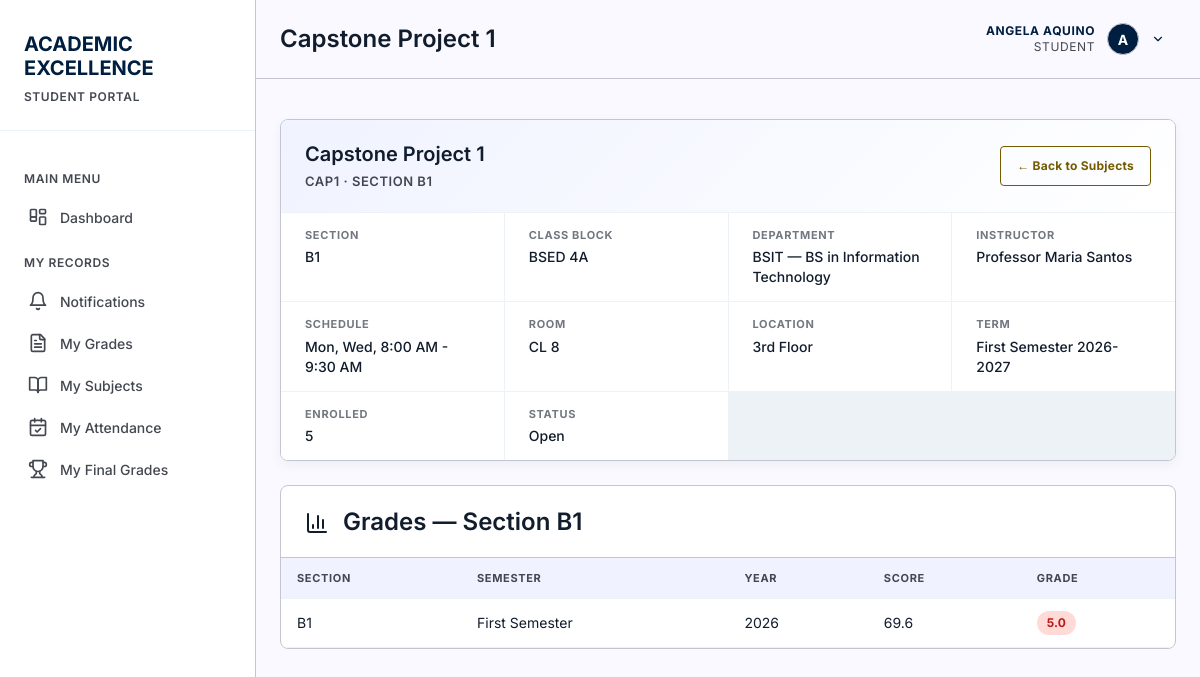
The app's page /pages/subject-detail.php?id=48&section=98 (signed in), older data.
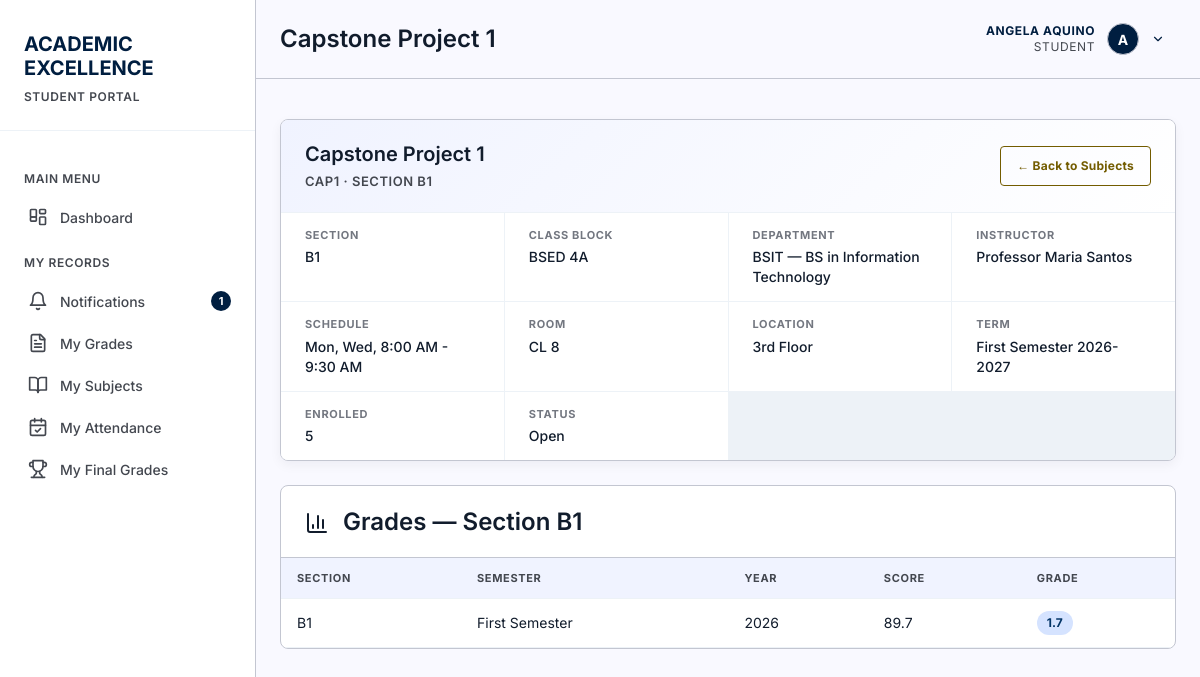
The same page, newer data.
### tables this page shows
CREATE TABLE grades (
        id INTEGER PRIMARY KEY AUTOINCREMENT,
        student_id INTEGER NOT NULL,
        subject_id INTEGER NOT NULL,
        semester TEXT NOT NULL,
        year INTEGER NOT NULL,
        score REAL,
        grade TEXT,
        created_at TIMESTAMP DEFAULT CURRENT_TIMESTAMP, section_id INTEGER REFERENCES course_sections(id) ON DELETE SET NULL, enrollment_id INTEGER REFERENCES enrollments(id) ON DELETE SET NULL, instructor_id INTEGER REFERENCES instructors(id) ON DELETE SET NULL, assessment_type TEXT NOT NULL DEFAULT 'Final', status TEXT NOT NULL DEFAULT 'Published' CHECK(status IN ('Draft', 'Published', 'Locked')), remarks TEXT, updated_at DATETIME,
        FOREIGN KEY (student_id) REFERENCES students(id) ON DELETE CASCADE,
        FOREIGN KEY (subject_id) REFERENCES subjects(id) ON DELETE CASCADE
    );

CREATE TABLE course_sections (
            id INTEGER PRIMARY KEY AUTOINCREMENT,
            subject_id INTEGER NOT NULL,
            instructor_id INTEGER NOT NULL,
            term_id INTEGER NOT NULL,
            section_code TEXT NOT NULL,
            room TEXT,
            schedule TEXT,
            capacity INTEGER CHECK(capacity IS NULL OR capacity > 0),
            status TEXT NOT NULL DEFAULT 'Open' CHECK(status IN ('Open', 'Closed', 'Completed', 'Cancelled')),
            created_at DATETIME NOT NULL DEFAULT CURRENT_TIMESTAMP,
            updated_at DATETIME NOT NULL DEFAULT CURRENT_TIMESTAMP, block_id INTEGER REFERENCES blocks(id) ON DELETE SET NULL,
            UNIQUE(subject_id, term_id, section_code),
            FOREIGN KEY (subject_id) REFERENCES subjects(id) ON DELETE RESTRICT,
            FOREIGN KEY (instructor_id) REFERENCES instructors(id) ON DELETE RESTRICT,
            FOREIGN KEY (term_id) REFERENCES academic_terms(id) ON DELETE RESTRICT
        );

### includes/functions.php (called while the page is built, shortened)
<?php
require_once __DIR__ . '/../config/database.php';
require_once __DIR__ . '/auth.php';
require_once __DIR__ . '/icons.php';
function gradeDescriptor($grade) {
    return [
        '1.00' => 'Excellent',
        '1.25' => 'Very Good',
        '1.50' => 'Very Good',
        '1.75' => 'Good',
        '2.00' => 'Good',
        '2.25' => 'Satisfactory',
        '2.50' => 'Satisfactory',
        '2.75' => 'Fairly Satisfactory',
        '3.00' => 'Fairly Satisfactory',
        '4.00' => 'Conditional',
        '5.00' => 'Failing'
    ][(string) $grade] ?? '';
}
function gradeBadgeClass($grade) {
    $g = (string) $grade;
    if ($g === '1.75' || $g === '2.00' || $g === '2.25') return 'grade-good';
    return 'grade-fail';
}
function formatGrade($grade) {
    $g = (float) $grade;
    return number_format(floor($g * 10) / 10, 1, '.', '');
}

### includes/auth.php (called while the page is built, shortened)
<?php
require_once __DIR__ . '/../config/database.php';
function currentUser() {
    static $user = false;
    if ($user === false) {
        $db = getDB();
        $stmt = $db->prepare("SELECT * FROM users WHERE id = :id AND is_active = 1");
        $stmt->execute([':id' => (int) $_SESSION['user_id']]);
        $user = $stmt->fetch() ?: null;
    }
    return $user;
}
function isLoggedIn() {
    return currentUser() !== null;
}
function requireLogin() {
    if (!isLoggedIn()) {
        header('Location: ' . baseUrl() . 'login.php');
        exit();
    }
}
function currentStudent() {
    $user = currentUser();
    static $student = false;
    if ($student === false) {
        $db = getDB();
        $stmt = $db->prepare("SELECT * FROM students WHERE user_id = :uid LIMIT 1");
        $stmt->execute([':uid' => $user['id']]);
        $student = $stmt->fetch() ?: null;
    }
    return $student;
}

### config/database.php (called while the page is built, shortened)
<?php
function getDB() {
    static $db = null;
    if ($db === null) {
        try {
            $db = new PDO('sqlite:' . DB_PATH);
            $db->setAttribute(PDO::ATTR_ERRMODE, PDO::ERRMODE_EXCEPTION);
            $db->setAttribute(PDO::ATTR_DEFAULT_FETCH_MODE, PDO::FETCH_ASSOC);
            $db->exec('PRAGMA foreign_keys = ON');
        } catch (PDOException $e) {
            die("Database connection failed: " . $e->getMessage());
        }
    }
    return $db;
}

### includes/notifications.php (called while the page is built, shortened)
<?php
require_once __DIR__ . '/functions.php';
function countUnreadNotifications(PDO $db, $studentId) {
    try {
        $stmt = $db->prepare("SELECT COUNT(*) FROM notifications WHERE student_id = :sid AND read_at IS NULL");
        $stmt->execute([':sid' => (int) $studentId]);
        return (int) $stmt->fetchColumn();
    } catch (Throwable $e) {
        return 0;
    }
}

### pages/subject-detail.php (the view, shortened to what the changed rows need)
<?php
require_once '../includes/functions.php';
requireLogin();
$db = getDB();
$user = currentUser();
$subjectId = intval($_GET['id'] ?? 0);
$sectionId = intval($_GET['section'] ?? 0);
$stmt = $db->prepare("
    SELECT s.*, d.department_code, d.department_name
    FROM subjects s
    LEFT JOIN departments d ON s.department_id = d.id
    WHERE s.id = :id
");
$stmt->bindValue(':id', $subjectId, PDO::PARAM_INT);
$stmt->execute();
$subject = $stmt->fetch();
$pageTitle = $subject['subject_name'];
$section = null;
if ($sectionId) {
    $stmt = $db->prepare("
        SELECT cs.*,
               i.first_name, i.last_name, i.title,
               t.term_name, t.academic_year,
               b.year_level, b.block_code, b.block_name,
               r.floor AS room_floor,
               (SELECT COUNT(*) FROM enrollments e WHERE e.section_id = cs.id AND e.status = 'Enrolled') AS enrolled_count
        FROM course_sections cs
        LEFT JOIN instructors i ON cs.instructor_id = i.id
        LEFT JOIN academic_terms t ON cs.term_id = t.id
        LEFT JOIN blocks b ON cs.block_id = b.id
        LEFT JOIN rooms r ON r.room_code = cs.room
        WHERE cs.id = :sid AND cs.subject_id = :subject_id
    ");
    $stmt->execute([':sid' => $sectionId, ':subject_id' => $subjectId]);
    $section = $stmt->fetch() ?: null;
}
$scopeSql = '';
if ($section) {
    $scopeSql .= ' AND g.section_id = :section_id';
}
if ($user['role'] === 'student') {
    $student = currentStudent();
    $stmt = $db->prepare("
        SELECT g.*, s.first_name, s.last_name, s.student_id as student_number, cs.section_code
        FROM grades g
        JOIN students s ON g.student_id = s.id
        LEFT JOIN course_sections cs ON g.section_id = cs.id
        WHERE g.subject_id = :subject_id AND g.student_id = :sid" . $scopeSql . "
        ORDER BY g.year DESC, g.semester DESC
    ");
    $stmt->bindValue(':subject_id', $subjectId, PDO::PARAM_INT);
    $stmt->bindValue(':sid', $student['id'], PDO::PARAM_INT);
    if ($section) {
        $stmt->bindValue(':section_id', $section['id'], PDO::PARAM_INT);
    }
}
$stmt->execute();
$grades = $stmt->fetchAll();
include '../includes/header.php';
?>
<div class="course-info">
    <div class="course-info-head">
        <div>
            <h2><?php echo htmlspecialchars($subject['subject_name']); ?></h2>
        </div>
    </div>
</div>
<div class="table-container">
    <div class="table-header">
        <h2><?php echo icon('bar-chart', 24); ?> Grades<?php echo $section ? ' — Section ' . htmlspecialchars($section['section_code']) : ''; ?></h2>
    </div>
    <table data-pagination data-page-size="8">
        <thead>
            <tr>
                <th>Section</th>
                <th>Semester</th>
                <th>Year</th>
                <th>Score</th>
                <th>Grade</th>
            </tr>
        </thead>
        <tbody>
            <?php foreach ($grades as $grade): ?>
            <tr>
                <td data-label="Section"><?php echo htmlspecialchars($grade['section_code'] ?? '—'); ?></td>
                <td data-label="Semester"><?php echo htmlspecialchars($grade['semester']); ?></td>
                <td data-label="Year"><?php echo $grade['year']; ?></td>
                <td data-label="Score"><?php echo $grade['score']; ?></td>
                <td data-label="Grade">
                    <span class="grade-badge <?php echo gradeBadgeClass($grade['grade']); ?>" title="<?php echo htmlspecialchars(gradeDescriptor($grade['grade'])); ?>">
                        <?php echo htmlspecialchars(formatGrade($grade['grade'])); ?>
                    </span>
                </td>
            </tr>
            <?php endforeach; ?>
        </tbody>
    </table>
</div>
<?php include '../includes/footer.php'; ?>

### includes/header.php (shortened to what the changed rows need)
<?php
require_once __DIR__ . '/functions.php';
$currentPage = basename($_SERVER['PHP_SELF'], '.php');
$assetPrefix = $currentPage === 'index' ? '' : '../';
$user = currentUser();
$role = $user['role'];
$unreadNotifications = 0;
if ($role === 'student') {
    require_once __DIR__ . '/notifications.php';
    $headerStudent = currentStudent();
    if ($headerStudent) {
        $unreadNotifications = countUnreadNotifications(getDB(), (int) $headerStudent['id']);
    }
}
?>
<!DOCTYPE html>
<html lang="en">
<head>
    <link rel="stylesheet" href="<?php echo $assetPrefix; ?>assets/css/style.css">
</head>
<body>
    <aside class="sidebar">
        <div class="sidebar-header">
            <h1>
                <span class="red">ACADEMIC</span><br>
                <span class="white">EXCELLENCE</span>
            </h1>
        </div>
        <nav class="sidebar-menu">
            <?php if ($role === 'admin'): ?>
                <div class="menu-category">Administration</div>
                <a href="<?php echo $assetPrefix; ?>pages/users.php" class="menu-item <?php echo $currentPage === 'users' ? 'active' : ''; ?>">
                    <span class="icon"><?php echo icon('users'); ?></span>
                    Users
                </a>
                <a href="<?php echo $assetPrefix; ?>pages/students.php" class="menu-item <?php echo $currentPage === 'students' ? 'active' : ''; ?>">
                    <span class="icon"><?php echo icon('user'); ?></span>
                    Students
                </a>
                <a href="<?php echo $assetPrefix; ?>pages/instructors.php" class="menu-item <?php echo $currentPage === 'instructors' ? 'active' : ''; ?>">
                    <span class="icon"><?php echo icon('users'); ?></span>
                    Instructors
                </a>
                <a href="<?php echo $assetPrefix; ?>pages/departments.php" class="menu-item <?php echo $currentPage === 'departments' ? 'active' : ''; ?>">
                    <span class="icon"><?php echo icon('landmark'); ?></span>
                    Departments
                </a>
                <a href="<?php echo $assetPrefix; ?>pages/manage-subjects.php" class="menu-item <?php echo $currentPage === 'manage-subjects' ? 'active' : ''; ?>">
                    <span class="icon"><?php echo icon('book-open'); ?></span>
                    Courses / Subjects
                </a>
                <a href="<?php echo $assetPrefix; ?>pages/blocks.php" class="menu-item <?php echo $currentPage === 'blocks' ? 'active' : ''; ?>">
                    <span class="icon"><?php echo icon('grid'); ?></span>
                    Blocks
                </a>
                <a href="<?php echo $assetPrefix; ?>pages/rooms.php" class="menu-item <?php echo $currentPage === 'rooms' ? 'active' : ''; ?>">
                    <span class="icon"><?php echo icon('door'); ?></span>
                    Rooms
                </a>
                <a href="<?php echo $assetPrefix; ?>pages/schedules.php" class="menu-item <?php echo $currentPage === 'schedules' ? 'active' : ''; ?>">
                    <span class="icon"><?php echo icon('calendar'); ?></span>
                    Schedules
                </a>
                <a href="<?php echo $assetPrefix; ?>pages/enrollments.php" class="menu-item <?php echo $currentPage === 'enrollments' ? 'active' : ''; ?>">
                    <span class="icon"><?php echo icon('clipboard-list'); ?></span>
                    Enrollments
                </a>
                <div class="menu-category">Academic Records</div>
                <a href="<?php echo $assetPrefix; ?>pages/attendance.php" class="menu-item <?php echo $currentPage === 'attendance' ? 'active' : ''; ?>">
                    <span class="icon"><?php echo icon('clipboard-check'); ?></span>
                    Attendance
                </a>
                <a href="<?php echo $assetPrefix; ?>pages/grades.php" class="menu-item <?php echo $currentPage === 'grades' ? 'active' : ''; ?>">
                    <span class="icon"><?php echo icon('pen-line'); ?></span>
                    Grades
                </a>
                <a href="<?php echo $assetPrefix; ?>pages/reports.php" class="menu-item <?php echo $currentPage === 'reports' ? 'active' : ''; ?>">
                    <span class="icon"><?php echo icon('bar-chart'); ?></span>
                    Reports
                </a>
                <a href="<?php echo $assetPrefix; ?>pages/sms-notifications.php" class="menu-item <?php echo $currentPage === 'sms-notifications' ? 'active' : ''; ?>">
                    <span class="icon"><?php echo icon('bell'); ?></span>
                    SMS Notifications
                </a>
            <?php else: ?>
                <a href="<?php echo $assetPrefix; ?>pages/notifications.php" class="menu-item <?php echo $currentPage === 'notifications' ? 'active' : ''; ?>">
                    <span class="icon"><?php echo icon('bell'); ?></span>
                    Notifications
                    <?php if ($unreadNotifications > 0): ?><span class="menu-badge"><?php echo (int) $unreadNotifications; ?></span><?php endif; ?>
                </a>
            <?php endif; ?>
        </nav>
    </aside>
    <div class="main-content">
        <header class="top-header">
            <h1 class="page-title"><?php echo $pageTitle ?? 'Dashboard'; ?></h1>
        </header>
        <div class="page-content">

Row changes from the older to the newer data that the page shows:
changed grades "First Semester": score "69.6" → "89.7"; grade "5.0" → "1.7"
Text that changed along with them:
$unreadNotifications: (not shown) → "1"
